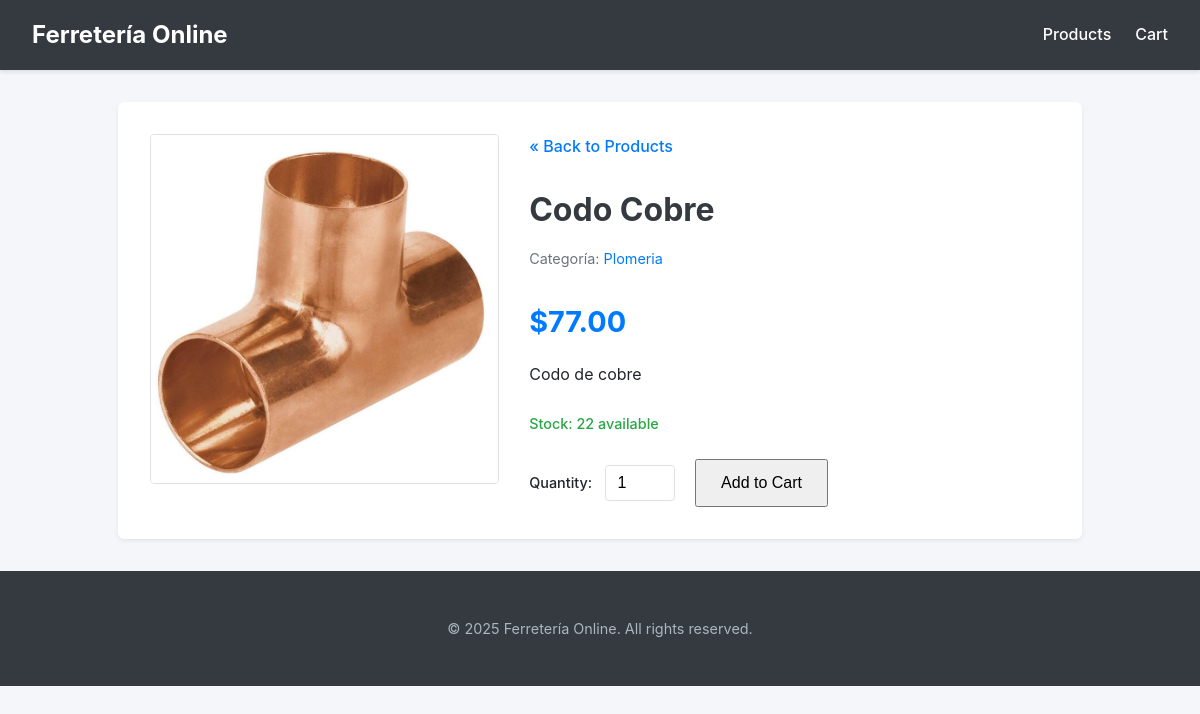
Page /product/3/ on the earlier database version.
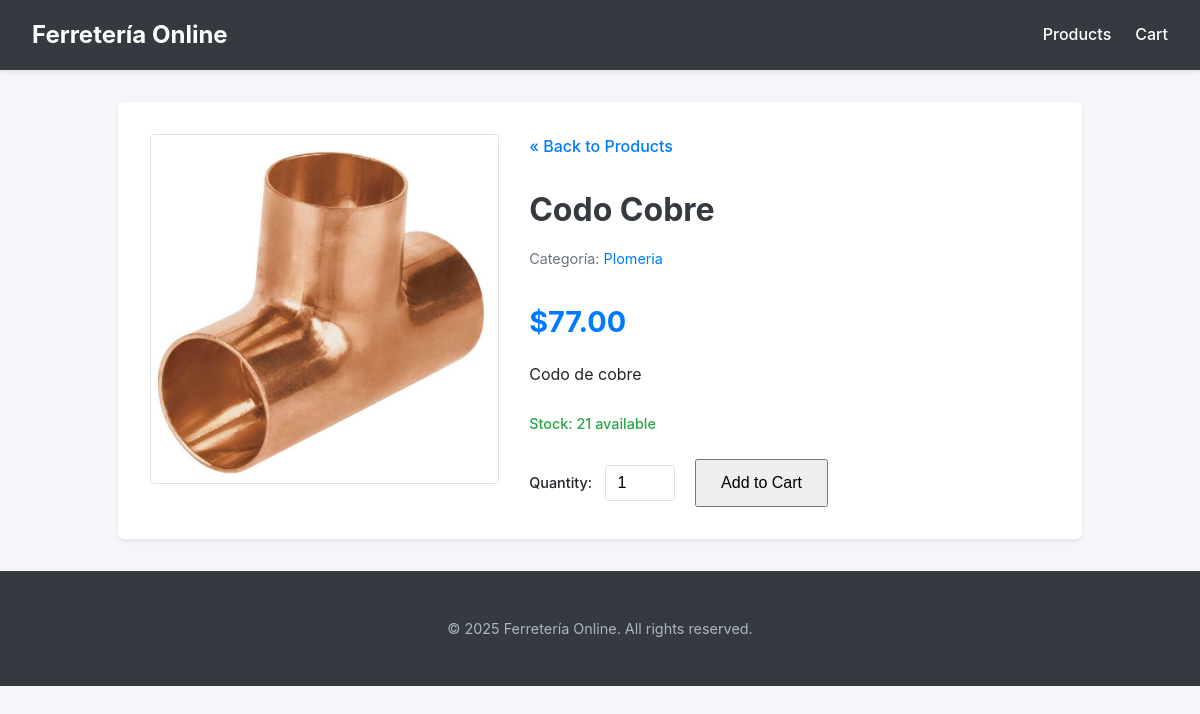
Same page on the later database version.
### ferreteria/models.py (models this page shows, shortened)
class Products(models.Model):
    idproducts = models.AutoField(primary_key=True)
    name = models.CharField(max_length=45)
    description = models.CharField(max_length=255, null=True, blank=True)
    price = models.DecimalField(max_digits=10, decimal_places=2, null=True, blank=True)
    cost = models.DecimalField(max_digits=10, decimal_places=2, null=True, blank=True)
    stock = models.IntegerField(null=True, blank=True)
    idcategories = models.ForeignKey(Categories, on_delete=models.PROTECT, db_column='idcategories', null=True, blank=True, verbose_name="Category")
    image = models.ImageField(upload_to='products_images/', null=True, blank=True, verbose_name="Image")
    class Meta:
        verbose_name = "Product"
        verbose_name_plural = "Products"

class Categories(models.Model):
    idcategories = models.AutoField(primary_key=True)
    name = models.CharField(max_length=45, null=True, blank=True)
    image = models.ImageField(upload_to='categories_images/', null=True, blank=True, verbose_name="Image")
    class Meta:
        verbose_name = "Category"
        verbose_name_plural = "Categories"

### ferreteria/views.py (the view)
# urls.py: path('product/<int:product_id>/', views.product_detail_view, name='product_detail'),
def product_detail_view(request, product_id):
    product = get_object_or_404(Products.objects.select_related('idcategories'), idproducts=product_id) #
    categories = Categories.objects.all().order_by('name') # Para el sidebar, si decides incluirlo
    cart_item_count = 0
    try:
        client = get_current_client(request) #
        if client:
            cart_item_count = Cart.objects.filter(idclient=client).aggregate(total_items=Sum('quantity'))['total_items'] or 0
    except Exception:
        pass # Mantener cart_item_count en 0 si hay error o no hay cliente
    context = {
        'product': product,
        'categories': categories, # Opcional, si quieres mostrar el sidebar de categorías
        'cart_item_count': cart_item_count,
    }
    return render(request, 'ferreteria/product_detail.html', context)

### ferreteria/views.py (called while the page is built)
def get_current_client(request):
    try:
        return Clients.objects.get(idclients=1)
    except Clients.DoesNotExist:
        messages.error(request, "Client profile not found. Please log in or register. (Using fallback default client)")
        client, _ = Clients.objects.get_or_create(
            idclients=1, # O deja que AutoField maneje esto y luego guárdalo en sesión
            defaults={'name': "Default", 'lastname': "Client", 'email': "default@example.com"}
        )
        return client

### ferreteria/templates/ferreteria/product_detail.html (shortened to what this page needs)
<!DOCTYPE html>
<html lang="en">
<head>
</head>
<body>
    <header>
        <nav>
            <a href="{% url 'product_list' %}" class="brand-logo">Ferretería Online</a>
            <ul>
                <li><a href="{% url 'product_list' %}" class="{% if request.resolver_match.url_name == 'product_list' and not current_category %}active{% endif %}">Products</a></li>
                <li>
                    <a href="{% url 'view_cart' %}">
                        Cart
                    </a>
                </li>
            </ul>
        </nav>
    </header>
    <main class="product-detail-container">
        <section class="product-image-section">
            {% if product.image %}
                <img src="{{ product.image.url }}" alt="{{ product.name }}">
            {% else %}
                <div class="image-placeholder-detail">No Image Available</div>
            {% endif %}
        </section>
        <section class="product-info-section">
            <a href="{% url 'product_list' %}" class="back-link">&laquo; Back to Products</a>
            <h1>{{ product.name }}</h1>
            {% if product.idcategories %}
            <span class="category-name">
                Categoría: <a href="{% url 'product_list_by_category' product.idcategories.idcategories %}">{{ product.idcategories.name }}</a>
            </span>
            {% endif %}
            <p class="price">${{ product.price|floatformat:2 }}</p>
            <p class="description">{{ product.description|linebreaksbr }}</p>
            {% if product.stock > 0 %}
                <p class="stock">
                    {% if product.stock > 10 %}
                        <span class="in-stock">Stock: {{ product.stock }} available</span>
                    {% elif product.stock > 0 %}
                        <span class="low-stock">Stock: Only {{ product.stock }} left!</span>
                    {% endif %}
                </p>
                <form method="post" action="{% url 'add_to_cart' product.idproducts %}">
                    <label for="quantity_prod_{{ product.idproducts }}">Quantity:</label>
                    <input type="number" name="quantity" value="1" min="1" {% if product.stock %}max="{{ product.stock }}"{% endif %} id="quantity_prod_{{ product.idproducts }}" required>
                    <button type="submit" class="btn">Add to Cart</button>
                </form>
            {% else %}
                <p class="out-of-stock">Out of Stock</p>
                <button type="button" class="btn" disabled>Add to Cart</button>
            {% endif %}
        </section>
    </main>
    <footer>
        <p>&copy; {% now "Y" %} Ferretería Online. All rights reserved.</p>
    </footer>
</body>
</html>

Differences in the rows shown:
changed Products "Codo Cobre": stock "22" → "21"
